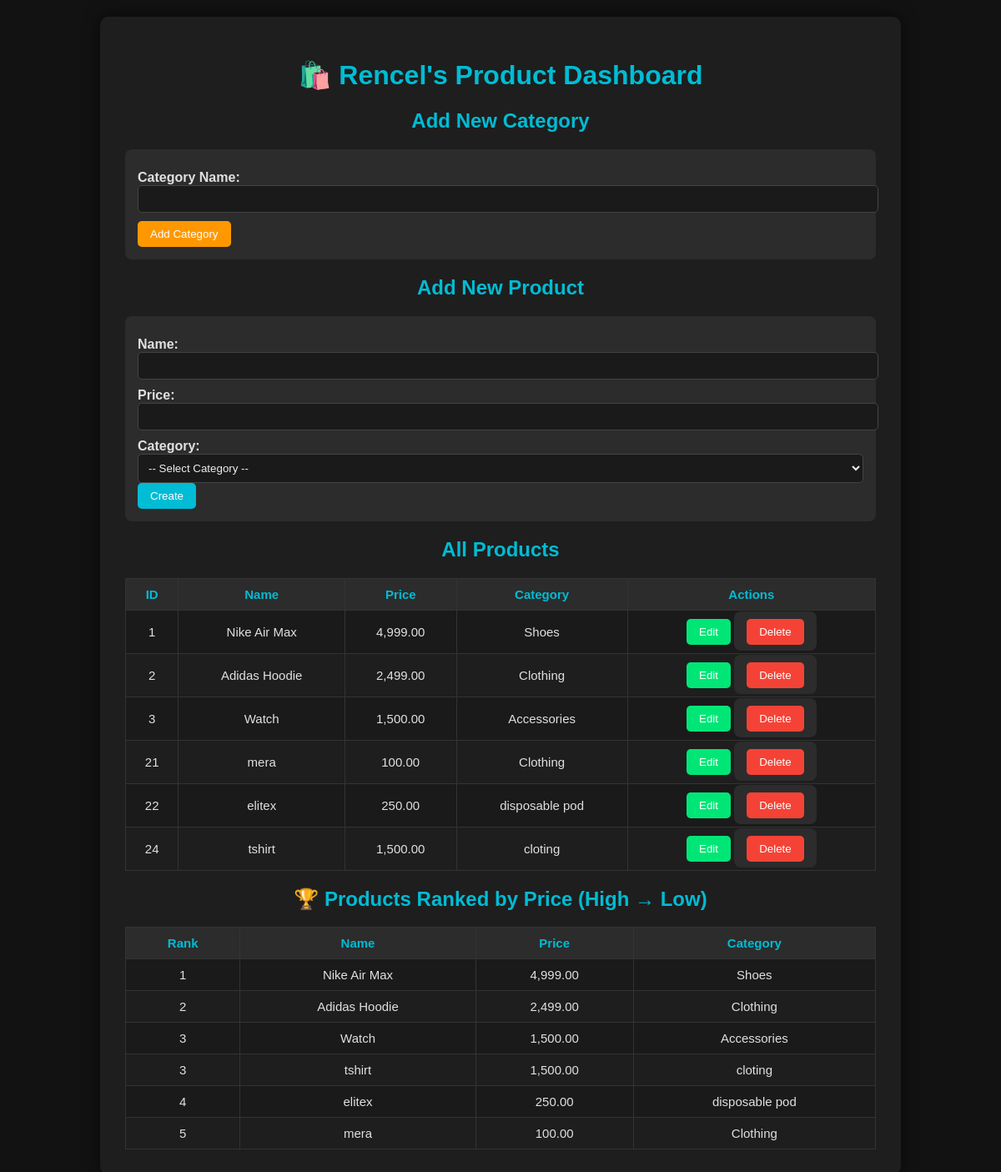
The page / on the database its author committed.
### tables this page shows
CREATE TABLE `products` (
  `product_id` int(11) NOT NULL,
  `name` varchar(100) NOT NULL,
  `price` decimal(10,2) NOT NULL,
  `category_id` int(11) DEFAULT NULL
);

CREATE TABLE `categories` (
  `category_id` int(11) NOT NULL,
  `category_name` varchar(100) NOT NULL
);

### index.php (the view, shortened to what this page needs)
<?php
$conn = new mysqli("localhost", "root", "", "product_db");
$conn->query("
    CREATE TABLE IF NOT EXISTS categories (
        category_id INT AUTO_INCREMENT PRIMARY KEY,
        category_name VARCHAR(255) NOT NULL
    )
");
$conn->query("
    CREATE TABLE IF NOT EXISTS products (
        product_id INT AUTO_INCREMENT PRIMARY KEY,
        name VARCHAR(255) NOT NULL,
        price DECIMAL(10,2) NOT NULL,
        category_id INT,
        FOREIGN KEY (category_id) REFERENCES categories(category_id) ON DELETE SET NULL
    )
");
$products = $conn->query("
    SELECT p.product_id, p.name, p.price, c.category_name
    FROM products p
    LEFT JOIN categories c ON p.category_id = c.category_id
    ORDER BY p.product_id ASC
");
$rankedProducts = $conn->query("
    SELECT
        p.name,
        p.price,
        c.category_name,
        (
            SELECT COUNT(DISTINCT p2.price) + 1
            FROM products p2
            WHERE p2.price > p.price
        ) AS rank
    FROM products p
    LEFT JOIN categories c ON p.category_id = c.category_id
    ORDER BY p.price DESC
");
?>
<!DOCTYPE html>
<html lang="en">
<head>
</head>
<body>
<div class="container">
  <h1>🛍️ Rencel's Product Dashboard</h1>
  <h2>Add New Category</h2>
  <form method="post">
    <label>Category Name:</label>
    <input type="text" name="category_name" required>
    <button type="submit" name="add_category" class="btn add-cat-btn">Add Category</button>
  </form>
  <h2 id="form-title">Add New Product</h2>
  <form method="post" id="productForm">
    <label>Name:</label>
    <input type="text" name="name" id="name" required>
    <label>Price:</label>
    <input type="number" step="0.01" name="price" id="price" required>
    <label>Category:</label>
    <select name="category_id" id="category_id" required>
      <option value="">-- Select Category --</option>
    </select>
    <button type="submit" name="create" class="btn create-btn" id="createBtn">Create</button>
  </form>
  <h2>All Products</h2>
  <table>
    <tr><th>ID</th><th>Name</th><th>Price</th><th>Category</th><th>Actions</th></tr>
    <?php while ($row = $products->fetch_assoc()): ?>
      <tr>
        <td><?= $row['product_id'] ?></td>
        <td><?= htmlspecialchars($row['name']) ?></td>
        <td><?= number_format($row['price'], 2) ?></td>
        <td><?= htmlspecialchars($row['category_name'] ?? 'Uncategorized') ?></td>
        <td>
          <button type="button" class="btn update-btn"
            onclick="editProduct(
              '<?= $row['product_id'] ?>',
              '<?= htmlspecialchars($row['name'], ENT_QUOTES) ?>',
              '<?= $row['price'] ?>',
              '<?= $row['category_name'] ?>'
            )">Edit</button>
          <form method="POST" style="display:inline;" onsubmit="return confirm('Delete this product?');">
            <button type="submit" name="delete" class="btn delete-btn">Delete</button>
          </form>
        </td>
      </tr>
    <?php endwhile; ?>
  </table>
  <h2>🏆 Products Ranked by Price (High → Low)</h2>
  <table>
    <tr><th>Rank</th><th>Name</th><th>Price</th><th>Category</th></tr>
    <?php while ($rank = $rankedProducts->fetch_assoc()): ?>
      <tr>
        <td><?= $rank['rank'] ?></td>
        <td><?= htmlspecialchars($rank['name']) ?></td>
        <td><?= number_format($rank['price'], 2) ?></td>
        <td><?= htmlspecialchars($rank['category_name'] ?? 'Uncategorized') ?></td>
      </tr>
    <?php endwhile; ?>
  </table>
</div>
</body>
</html>

### index.php (style rules this page uses)
body { font-family: Arial, sans-serif; background-color: #121212; color: #e0e0e0; margin: 0; padding: 20px; }
.container { max-width: 900px; margin: auto; background: #1e1e1e; padding: 30px; border-radius: 10px; box-shadow: 0 0 20px rgba(0,0,0,0.6); }
h1, h2 { text-align: center; color: #00bcd4; }
form { background: #2c2c2c; padding: 15px; border-radius: 8px; margin-bottom: 20px; }
label { display: block; font-weight: bold; margin-top: 10px; }
input[type="text"], input[type="number"], select { width: 100%; padding: 8px; border: 1px solid #444; border-radius: 5px; background-color: #1a1a1a; color: #eee; }
table { width: 100%; border-collapse: collapse; margin-top: 15px; font-size: 15px; }
th, td { border: 1px solid #333; padding: 10px; text-align: center; }
th { background-color: #2c2c2c; color: #00bcd4; }
tr:nth-child(even) { background-color: #1a1a1a; }
.btn { padding: 8px 15px; border: none; border-radius: 5px; color: white; cursor: pointer; transition: 0.3s; }
.create-btn { background-color: #00bcd4; }
.delete-btn { background-color: #f44336; }
.update-btn { background-color: #00e676; }
.add-cat-btn { background-color: #ff9800; margin-top: 10px; }

### rows shown on the page
products: product_id "1", name "Nike Air Max", price "4,999.00", category.category_name "Shoes"
products: product_id "2", name "Adidas Hoodie", price "2,499.00", category.category_name "Clothing"
products: product_id "3", name "Watch", price "1,500.00", category.category_name "Accessories"
products: product_id "21", name "mera", price "100.00", category.category_name "Clothing"
products: product_id "22", name "elitex", price "250.00", category.category_name "disposable pod"
products: product_id "24", name "tshirt", price "1,500.00", category.category_name "cloting"

### other values the page prints
$rank['rank'] "1"
$rank['name'] "Nike Air Max"
$rank['price'] "4,999.00"
$rank['category_name'] "Shoes"
$rank['rank'] "2"
$rank['name'] "Adidas Hoodie"
$rank['price'] "2,499.00"
$rank['category_name'] "Clothing"
$rank['rank'] "3"
$rank['name'] "Watch"
$rank['price'] "1,500.00"
$rank['category_name'] "Accessories"
$rank['name'] "tshirt"
$rank['category_name'] "cloting"
$rank['rank'] "4"
